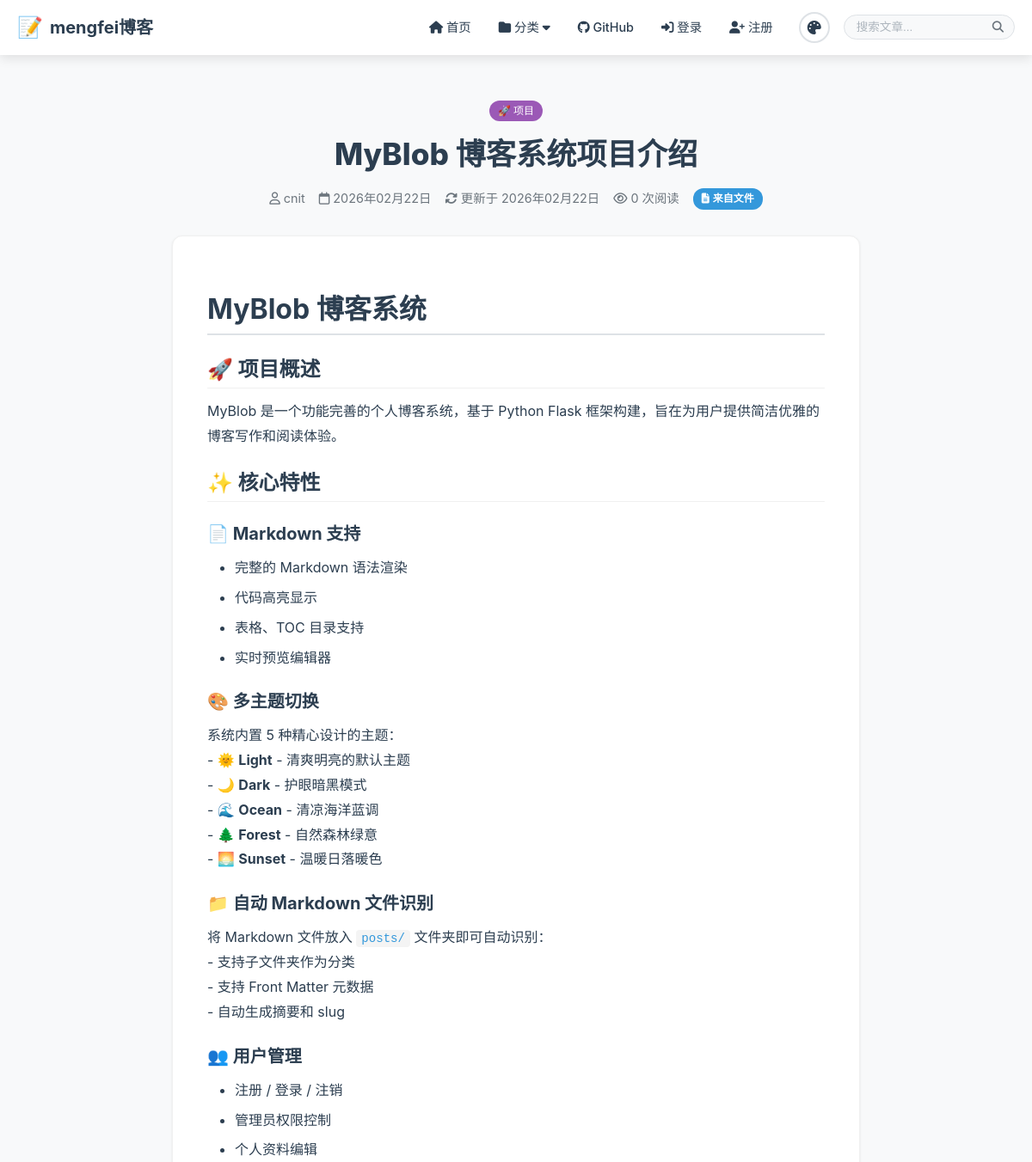
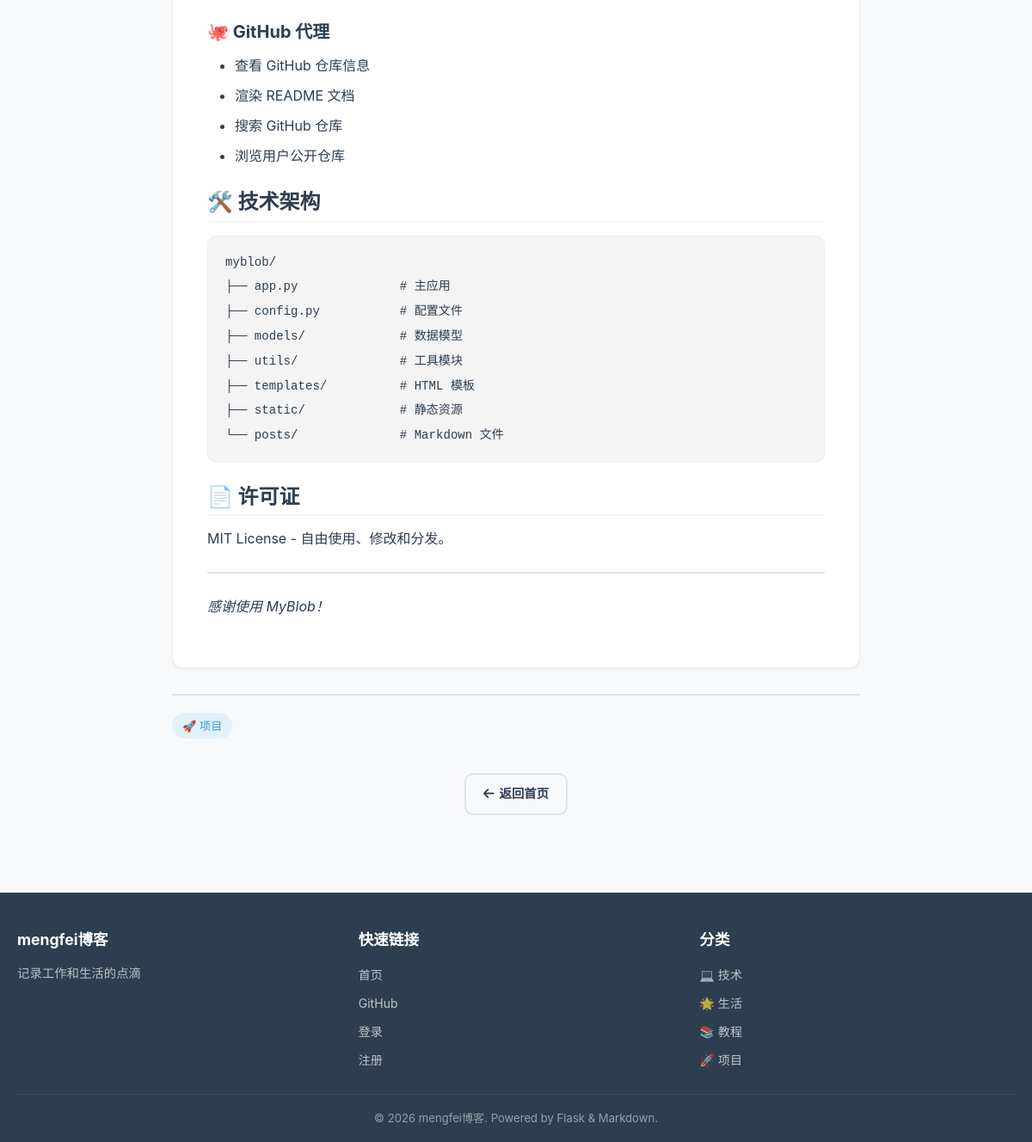
The page /post/myblob-博客系统项目介绍-1771823560 on the database its author committed (2 pictures, top to bottom).
### models/__init__.py (models this page shows, shortened)
class Category(db.Model):
    __tablename__ = 'categories'
    id = db.Column(db.Integer, primary_key=True)
    name = db.Column(db.String(50), unique=True, nullable=False)
    slug = db.Column(db.String(50), unique=True, nullable=False)
    description = db.Column(db.Text, default='')
    color = db.Column(db.String(7), default='#3498db')
    icon = db.Column(db.String(50), default='📁')
    order = db.Column(db.Integer, default=0)
    created_at = db.Column(db.DateTime, default=datetime.utcnow)

class Post(db.Model):
    __tablename__ = 'posts'
    id = db.Column(db.Integer, primary_key=True)
    title = db.Column(db.String(200), nullable=False)
    slug = db.Column(db.String(200), unique=True, nullable=False)
    content = db.Column(db.Text, nullable=False)
    summary = db.Column(db.Text, default='')
    cover_image = db.Column(db.String(256), default='')
    is_published = db.Column(db.Boolean, default=True)
    is_from_file = db.Column(db.Boolean, default=False)
    file_path = db.Column(db.String(500), default='')
    view_count = db.Column(db.Integer, default=0)
    created_at = db.Column(db.DateTime, default=datetime.utcnow, index=True)
    updated_at = db.Column(db.DateTime, default=datetime.utcnow, onupdate=datetime.utcnow)
    author_id = db.Column(db.Integer, db.ForeignKey('users.id'))
    categories = db.relationship('Category', secondary=post_categories,
                                  backref=db.backref('posts', lazy='dynamic'))

class User(UserMixin, db.Model):
    __tablename__ = 'users'
    id = db.Column(db.Integer, primary_key=True)
    username = db.Column(db.String(80), unique=True, nullable=False, index=True)
    email = db.Column(db.String(120), unique=True, nullable=False, index=True)
    password_hash = db.Column(db.String(256), nullable=False)
    avatar = db.Column(db.String(256), default='')
    bio = db.Column(db.Text, default='')
    is_admin = db.Column(db.Boolean, default=False)
    theme = db.Column(db.String(20), default='light')
    created_at = db.Column(db.DateTime, default=datetime.utcnow)
    posts = db.relationship('Post', backref='author', lazy='dynamic')

### app.py (the view)
    @app.route('/post/<slug>')
    def view_post(slug):
        post = Post.query.filter_by(slug=slug, is_published=True).first_or_404()
        post.view_count += 1
        db.session.commit()
        html_content = render_markdown(post.content)
        return render_template('post.html', post=post, html_content=html_content)

### templates/post.html (shortened to what this page needs)
{% extends "base.html" %}
{% block content %}
<div class="container">
    <article class="post-detail">
        <header class="post-header">
            <div class="post-meta">
                {% for cat in post.categories %}
                <a href="{{ url_for('view_category', slug=cat.slug) }}"
                   class="post-category" style="background-color: {{ cat.color }}">
                    {{ cat.icon }} {{ cat.name }}
                </a>
                {% endfor %}
            </div>
            <h1 class="post-title">{{ post.title }}</h1>
            <div class="post-info">
                <span><i class="far fa-user"></i> {{ post.author.username if post.author else '佚名' }}</span>
                <span><i class="far fa-calendar"></i> {{ post.created_at.strftime('%Y年%m月%d日') }}</span>
                {% if post.updated_at and post.updated_at != post.created_at %}
                <span><i class="fas fa-sync-alt"></i> 更新于 {{ post.updated_at.strftime('%Y年%m月%d日') }}</span>
                {% endif %}
                <span><i class="far fa-eye"></i> {{ post.view_count }} 次阅读</span>
                {% if post.is_from_file %}
                <span class="badge badge-info"><i class="fas fa-file-alt"></i> 来自文件</span>
                {% endif %}
            </div>
        </header>
        <div class="post-content markdown-body">
            {{ html_content }}
        </div>
        <footer class="post-footer">
            <div class="post-tags">
                {% for cat in post.categories %}
                <a href="{{ url_for('view_category', slug=cat.slug) }}" class="tag">
                    {{ cat.icon }} {{ cat.name }}
                </a>
                {% endfor %}
            </div>
        </footer>
        <nav class="post-nav">
            <a href="{{ url_for('index') }}" class="btn btn-outline">
                <i class="fas fa-arrow-left"></i> 返回首页
            </a>
        </nav>
    </article>
</div>
{% endblock %}

### templates/base.html (shortened to what this page needs)
<!DOCTYPE html>
<html lang="zh-CN" data-theme="{{ current_theme }}">
<head>
    <link rel="stylesheet" href="{{ url_for('static', filename='css/style.css') }}">
    <link rel="stylesheet" href="{{ url_for('static', filename='css/markdown.css') }}">
    <link rel="stylesheet" href="https://cdnjs.cloudflare.com/ajax/libs/font-awesome/6.5.0/css/all.min.css">
</head>
<body>
    <nav class="navbar">
        <div class="container nav-container">
            <a href="{{ url_for('index') }}" class="nav-brand">
                <span class="brand-icon">📝</span>
                <span class="brand-text">{{ blog_title }}</span>
            </a>
            <div class="nav-menu" id="navMenu">
                <div class="nav-links">
                    <a href="{{ url_for('index') }}" class="nav-link {% if request.endpoint == 'index' %}active{% endif %}">
                        <i class="fas fa-home"></i> 首页
                    </a>
                    <div class="nav-dropdown">
                        <a href="#" class="nav-link dropdown-toggle">
                            <i class="fas fa-folder"></i> 分类 <i class="fas fa-caret-down"></i>
                        </a>
                    </div>
                    <a href="{{ url_for('github_page') }}" class="nav-link {% if request.endpoint == 'github_page' %}active{% endif %}">
                        <i class="fab fa-github"></i> GitHub
                    </a>
                    {% if current_user.is_authenticated %}
                        {% if current_user.is_admin %}
                        <a href="{{ url_for('admin_dashboard') }}" class="nav-link">
                            <i class="fas fa-cog"></i> 管理
                        </a>
                        {% endif %}
                        <a href="{{ url_for('profile') }}" class="nav-link">
                            <i class="fas fa-user"></i> {{ current_user.username }}
                        </a>
                        <a href="{{ url_for('logout') }}" class="nav-link">
                            <i class="fas fa-sign-out-alt"></i> 退出
                        </a>
                    {% else %}
                        <a href="{{ url_for('login') }}" class="nav-link">
                            <i class="fas fa-sign-in-alt"></i> 登录
                        </a>
                        <a href="{{ url_for('register') }}" class="nav-link">
                            <i class="fas fa-user-plus"></i> 注册
                        </a>
                    {% endif %}
                </div>
                <div class="theme-switcher">
                    <button class="theme-btn" id="themeToggle" title="切换主题">
                        <i class="fas fa-palette"></i>
                    </button>
                </div>
                <form class="search-form" action="{{ url_for('index') }}" method="get">
                    <div class="search-input-wrapper">
                        <input type="text" name="q" placeholder="搜索文章..."
                               value="{{ request.args.get('q', '') }}" class="search-input">
                        <button type="submit" class="search-btn">
                            <i class="fas fa-search"></i>
                        </button>
                    </div>
                </form>
            </div>
        </div>
    </nav>
    <main class="main-content">
        {% block content %}{% endblock %}
    </main>
    <footer class="footer">
        <div class="container">
            <div class="footer-content">
                <div class="footer-section">
                    <h3>{{ blog_title }}</h3>
                    <p>{{ blog_subtitle }}</p>
                </div>
                <div class="footer-section">
                    <h3>快速链接</h3>
                    <ul>
                        <li><a href="{{ url_for('index') }}">首页</a></li>
                        <li><a href="{{ url_for('github_page') }}">GitHub</a></li>
                        {% if not current_user.is_authenticated %}
                        <li><a href="{{ url_for('login') }}">登录</a></li>
                        <li><a href="{{ url_for('register') }}">注册</a></li>
                        {% endif %}
                    </ul>
                </div>
                <div class="footer-section">
                    <h3>分类</h3>
                    <ul>
                        {% for cat in all_categories[:5] %}
                        <li><a href="{{ url_for('view_category', slug=cat.slug) }}">{{ cat.icon }} {{ cat.name }}</a></li>
                        {% endfor %}
                    </ul>
                </div>
            </div>
            <div class="footer-bottom">
                <p>&copy; {{ current_year }} {{ blog_title }}. Powered by Flask & Markdown.</p>
            </div>
        </div>
    </footer>
</body>
</html>

### static/css/markdown.css (style rules this page uses)
.markdown-body { font-size: 1rem; line-height: 1.8; color: var(--text-primary); word-wrap: break-word; }
.markdown-body h1, .markdown-body h2, .markdown-body h3, .markdown-body h4, .markdown-body h5, .markdown-body h6 { margin-top: 24px; margin-bottom: 12px; font-weight: 700; line-height: 1.3; }
.markdown-body h1 { font-size: 2rem; border-bottom: 2px solid var(--border-color); padding-bottom: 8px; }
.markdown-body h2 { font-size: 1.5rem; border-bottom: 1px solid var(--border-light); padding-bottom: 6px; }
.markdown-body h3 { font-size: 1.25rem; }
.markdown-body p { margin-bottom: 16px; }
.markdown-body strong { font-weight: 700; }
.markdown-body em { font-style: italic; }
.markdown-body code { padding: 2px 6px; font-size: 0.88em; background: var(--code-bg); border-radius: 4px; font-family: 'SFMono-Regular', Consolas, 'Liberation Mono', Menlo, monospace; color: var(--accent-primary); }
.markdown-body pre { margin: 16px 0; padding: 16px 20px; background: var(--code-bg); border-radius: 10px; overflow-x: auto; border: 1px solid var(--border-light); }
.markdown-body pre code { padding: 0; background: none; border-radius: 0; font-size: 0.88rem; line-height: 1.6; color: var(--text-primary); }
.markdown-body ul, .markdown-body ol { margin: 12px 0; padding-left: 2em; }
.markdown-body li { margin-bottom: 6px; }
.markdown-body hr { margin: 24px 0; border: none; border-top: 2px solid var(--border-color); }
.highlight { margin: 16px 0; padding: 16px 20px; background: var(--code-bg); border-radius: 10px; overflow-x: auto; border: 1px solid var(--border-light); }

### rows shown on the page
Category: icon "🚀", name "项目"
Post: title "MyBlob 博客系统项目介绍", created_at "2026年02月22日", updated_at "2026年02月22日", view_count "0"
User: author "cnit", theme "MyBlob 博客系统 🚀 项目概述 MyBlob 是一个功能完善的个人博客系统，基于 Python Flask 框架构建，旨在为用户提供简洁优雅的博客写作和阅读体验。 ✨ 核心特性 📄 Markdown 支持 完整的 Markdown 语法渲染 代码高亮显示 表格、TOC 目录支持 实时预览编辑器 🎨 多主题切换 系统内置 5 种精心设计的主题： - 🌞 Light - 清爽明亮的默认主题 - 🌙 Dark - 护眼暗黑模式 - 🌊 Ocean - 清凉海洋蓝调 - 🌲 Forest - 自然森林绿意 - 🌅 Sunset - 温暖日落暖色 📁 自动 Markdown 文件识别 将 Markdown 文件放入 posts/ 文件夹即可自动识别： - 支持子文件夹作为分类 - 支持 Front Matter 元数据 - 自动生成摘要和 slug 👥 用户管理 注册 / 登录 / 注销 管理员权限控制 个人资料编辑 🐙 GitHub 代理 查看 GitHub 仓库信息 渲染 README 文档 搜索 GitHub 仓库 浏览用户公开仓库 🛠️ 技术架构 myblob/ ├── app.py # 主应用 ├── config.py # 配置文件 ├── models/ # 数据模型 ├── utils/ # 工具模块 ├── templates/ # HTML 模板 ├── static/ # 静态资源 └── posts/ # Markdown 文件 📄 许可证 MIT License - 自由使用、修改和分发。 感谢使用 MyBlob！"
Category: icon "💻", name "技术"
Category: icon "🌟", name "生活"
Category: icon "📚", name "教程"

### other values the page prints
{{ blog_title }} "mengfei博客"
{{ blog_subtitle }} "记录工作和生活的点滴"
